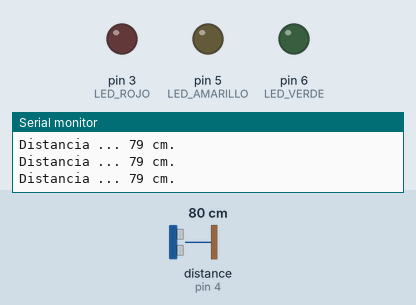
This sketch was run on a simulated Arduino Uno, built with avr-gcc and run on an emulated ATmega328P. On the bench: output pins drawn as LEDs (lit = HIGH), the last lines printed to the serial monitor. Wiring (inferred from the names in the program): ultrasonic range finder: trigger pin 2; echo pin 4. The inputs (shaded band) are chosen by the test bench; at power-on: distance to the obstacle (sensor on pin 4) 80 cm. The echo pulse lasts 58.3 µs per cm; pins used as bus, display or sensor lines are not drawn.

Above: at 1.3 s.
1.4 s: distance to the obstacle (sensor on pin 4) set to 22 cm
2.9 s: distance to the obstacle (sensor on pin 4) set to 18 cm
At 4.2 s:
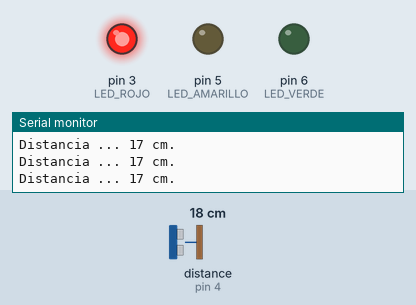
4.5 s: distance to the obstacle (sensor on pin 4) set to 35 cm
At 5.7 s:
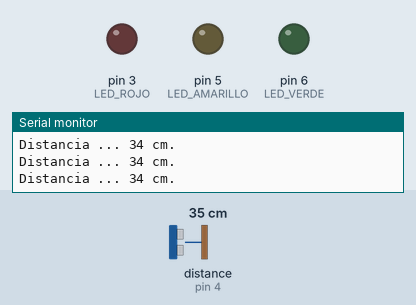
6.0 s: distance to the obstacle (sensor on pin 4) set to 2 cm
At 7.1 s:
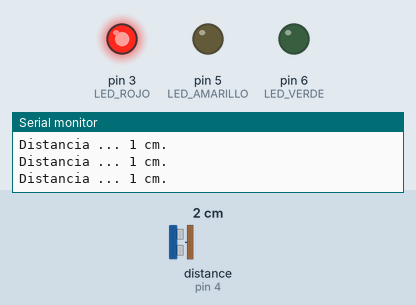
Timing chart, 0 to 8.5 s (numbered marks = the images above; inputs shaded):
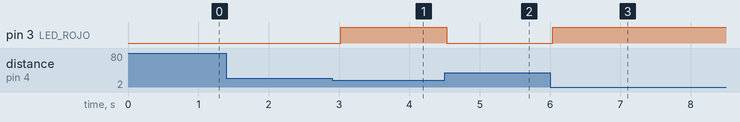

The sketch:

Ultrasonic02.ino
```cpp
/*
 *  Hispalis RobIOTics Arduino Trainer
 *
 *  Programa: Ultrasonic02
 *
 *  Proposito:
 *
 *      Test del sensor HCSR04
 *      Enciende LED_ROJO si la distancia es menor a 20 cm
 *
 *  Version: ArduinoTrainer v1.0 / Hercules v1.0
 *  Revision:Octubre 2017
 *  Proposito:
 *
 *      1)    Test del Sensor de Linea integrado
 *
 *      *)    Conceptos de Programacion: Decisiones: if simple
 *
 *
 *  Notas:
 *
 *  El sensor HCSR04 posee 2 pines, ECHO y TRIGGER.
 *  Los pines pertinentes corresponden a las E/S siguientes
 *
 *  Arduino Trainer v1.0
 *    ECHO:     Pin 4
 *    TRIGGER:  Pin 2
 *
 *  Hercules v1.0
 *    ECHO:     Pin 2
 *    TRIGGER:  Pin 3
 *
 */

//  Constantes de preprocesador
#define HCSR04_ECHO           4
#define HCSR04_TRIGGER        2

#define LED_ROJO              3
#define LED_AMARILLO          5
#define LED_VERDE             6


//   Prototipos


void setup()
{
  pinMode(HCSR04_TRIGGER , OUTPUT);
  pinMode(HCSR04_ECHO , INPUT);

  pinMode(LED_ROJO , OUTPUT);
  pinMode(LED_AMARILLO , OUTPUT);
  pinMode(LED_VERDE , OUTPUT);

  Serial.begin( 115200);
}

void loop()
{
  int distancia;
  distancia = Distance_StandardTest();
  Serial.println( "Distancia ... "+ String(distancia) + " cm.");

  //  Bloque if-else
  if( distancia < 20 )
    digitalWrite( LED_ROJO , HIGH );
  else
    digitalWrite( LED_ROJO , LOW );

  delay( 500 );
}


/*
    Funcion:  Distance_StandardTest()

      Devuelve en cm la distancia del sensor HCSR04 al objeto más cercano

      Funcionamiento:

        1)    Lanzamos un pulso de señal cuadrado. Para ello el pin TRIGGER
                a) Lo ponemos a LOW, y esperamos un tiempo a que se estabilice ( por si estaba en nivel HIGH )
                b) Lo ponemos a HIGH, y esperamos un tiempo
                c) Lo ponemos a LOW again
        2)  El sensor devuelve un pulso de entrada en el pin ECHO, que es el tiempo de ida y vuelta del sonido

        3)  Con una formula lo convertimos a cm.
*/
int Distance_StandardTest(void)
{
  long duracion, distancia;

  //  Pulso en TRIGGER
  digitalWrite(HCSR04_TRIGGER , LOW);
  delayMicroseconds(5);
  digitalWrite(HCSR04_TRIGGER, HIGH);
  delayMicroseconds(5);
  digitalWrite(HCSR04_TRIGGER, LOW);

  //  Pulso de ECHO
  duracion = pulseIn(HCSR04_ECHO , HIGH) ;

  //  Conversion a int. Podemos convertir a float ...
  distancia = (int) (duracion / 2 / 29.1 ) ;

  //Serial.println( "Distancia ... "+ String(distancia) + " cm.") ;

  return distancia;
}
```

Measured:
- the behaviour switches between 21 and 20 cm on distance to the obstacle (sensor on pin 4) (found by bisection; images 0 and 1)
- after the input at 2.9 s, pin 3 (LED_ROJO): LOW → HIGH after 0.13 s
- after the input at 4.5 s, pin 3 (LED_ROJO): HIGH → LOW at once
- after the input at 6.0 s, pin 3 (LED_ROJO): LOW → HIGH at once
